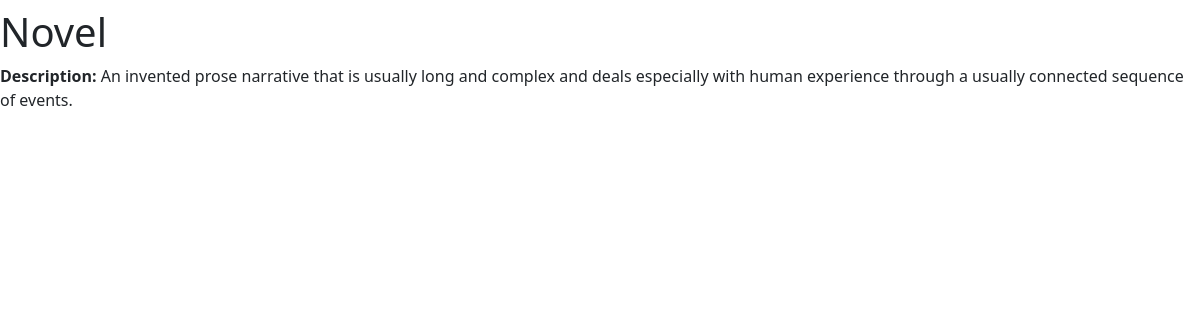
Screenshot of /genre/1/ with the database file from the repository.
### rosters/models.py (models this page shows, shortened)
class Genre(models.Model):
    name = models.CharField(
        verbose_name = "Genre name",
        max_length = 30,
    )
    description = models.TextField(
        verbose_name = "Genre description",
        blank = True,
        null = True
    )

### rosters/views.py (the view)
# urls.py: path('genre/<int:pk>/', views.GenreDetailView.as_view(), name="gen-det"),
class GenreDetailView(generic.DetailView):
    template_name = 'rosters/genre_view.html'
    model=models.Genre

### rosters/templates/rosters/genre_view.html (shortened to what this page needs)
{% extends 'base.html' %}
{% block body %}
<h1>{{object.name}}</h1>
<b>Description:</b> {{ object.description  }}<br>
{% endblock body %}

### rows the page displays
Genre: name "Novel", description "An invented prose narrative that is usually long and complex and deals especially with human experience through a usually connected sequence of events."
